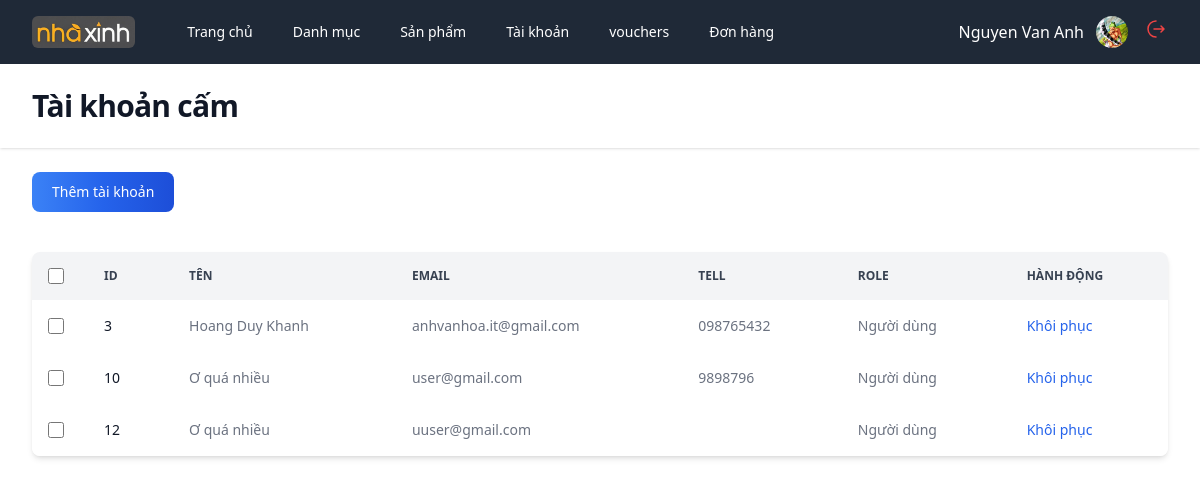
Page /admin?act=bin-accounts (signed in) on the committed database.
### tables this page shows
CREATE TABLE `users` (
  `id` int(10) NOT NULL,
  `email` varchar(200) NOT NULL,
  `tell` varchar(13) NOT NULL,
  `full_name` varchar(200) NOT NULL,
  `password` varchar(200) NOT NULL,
  `address` varchar(200) NOT NULL,
  `birthday` varchar(50) NOT NULL,
  `avatar` varchar(200) NOT NULL,
  `role` int(10) NOT NULL DEFAULT 0,
  `is_deleted` tinyint(1) NOT NULL DEFAULT 0
);

### core.php (called while the page is built, shortened)
<?php
include('utils.php');
function viewAdmin($view, $values = [])
{
    return include("../views/admin/$view.php");
}
class Req
{
    public function __construct(
        Categories $categoriesService,
        Products $productsService,
        Users $usersService,
        Vouchers $vouchersService,
        CartsDetail $cartsService,
        Bills $billsService,
        ProductsBill $productsBillService,
        ProductDetail $productsDetailService,
        Images $imagesService,
        Reviews $reviewsService,
    ) {
        $this->usersService = $usersService;
    }
}

### controllers/admin/AccountsController.php (called while the page is built, shortened)
<?php
function controller_bin_account(Req $req)
{
    $idUser = $_SESSION['user']['id'];
    $user = $req->usersService->findOne($idUser);
    $accounts = $req->usersService->getAccountsByRole($user['role'], true);
    return viewAdmin('store/accounts', ['accounts' => $accounts]);
}

### admin/index.php (called while the page is built, shortened)
<?php
function bootstrap()
{
    include("./routes.php");
    include("../database/service.php");
    include("../models/categories.php");
    include("../models/products.php");
    include("../models/users.php");
    include("../models/vouchers.php");
    include("../models/cartsDetail.php");
    include("../models/bills.php");
    include("../models/productsBill.php");
    include("../models/productsDetail.php");
    include("../models/images.php");
    include("../models/reviews.php");
    $role = $_SESSION["user"]["role"];
    $req = new Req(
        $categories,
        $products,
        $users,
        $vouchers,
        $cartsDetail,
        $bills,
        $productsBill,
        $productsDetail,
        $images,
        $reviews,
    );
    if (!isset($_GET['act'])) $act = check_path('');
    else $act = check_path($_GET['act']);
    foreach ($routes as $route) {
        if ($act == $route['path'] && $role >= 1 && $role <= 2) {
            return $route['view']($req);
        }
    }
}
bootstrap();

### database/service.php (called while the page is built, shortened)
<?php
include("database.php");
class ServicePdo
{
    protected $pdo;
    protected $dbName;
    public function __construct($nameDB)
    {
        $this->dbName = $nameDB;
        $this->pdo = connect();
    }
    public function findOne($id)
    {
        try {
            $dbName = $this->dbName;
            $sql = "SELECT * FROM $dbName WHERE ID = $id";
            return $this->pdo->query($sql)->fetch();
        } catch (\Throwable $th) {
            return $th;
        }
    }
}

### database/database.php (called while the page is built)
<?php
function connect()
{
    try {
        $connect =  new PDO("mysql:host=localhost; dbname=project", "root", "");
        $connect->setAttribute(PDO::ATTR_ERRMODE, PDO::ERRMODE_EXCEPTION);
        return $connect;
    } catch (PDOException $e) {
        echo $e->getMessage();
        throw $e;
    }
}

### models/users.php (called while the page is built, shortened)
<?php
class Users extends ServicePdo
{
    public function getAccountsByRole($role = 1, $isDeleted = false)
    {
        $dbName = $this->dbName;
        if ($role == 1)
            $sql = "SELECT * FROM $dbName WHERE ROLE = 0";
        return $this->pdo->query($sql)->fetchAll();
    }
}

### utils.php (called while the page is built, shortened)
<?php
function getRole($role = 0)
{
    switch ($role) {
        default:
            return 'Người dùng';
    }
}

### views/admin/store/accounts.php (the view, shortened to what this page needs)
<!DOCTYPE html>
<html lang="en">
<head>
    <script src="https://cdn.tailwindcss.com"></script>
</head>
<body>
    <div class="min-h-full">
        <?php include(dirname(__FILE__) . "/../partials/header.php") ?>
        <header class="bg-white shadow">
            <div class="mx-auto max-w-7xl px-4 py-6 sm:px-6 lg:px-8">
                <h1 class="text-3xl font-bold tracking-tight text-gray-900">Tài khoản cấm</h1>
            </div>
        </header>
        <div class="mx-auto max-w-7xl py-6 sm:px-6 lg:px-8">
            <div class="flex mb-4">
                <a href="/admin?act=accounts" class="text-white bg-gradient-to-r from-blue-500 via-blue-600 to-blue-700 hover:bg-gradient-to-br focus:ring-4 focus:outline-none focus:ring-blue-300 font-medium rounded-lg text-sm px-5 py-2.5 text-center me-2 mb-2">Thêm tài khoản</a>
            </div>
            <main>
                <form action="?act=delete-account" method="POST">
                    <div class="relative overflow-x-auto shadow-md sm:rounded-lg">
                        <table class="w-full text-sm text-left rtl:text-right text-gray-500">
                            <thead class="text-xs text-gray-700 uppercase bg-gray-100">
                                <tr>
                                    <th scope="col" class="p-4">
                                        <div class="flex items-center">
                                            <input id="checkbox-all-search" type="checkbox" class="w-4 h-4 text-blue-600 bg-gray-100 rounded focus:ring-blue-500  ring-offset-gray-800 focus:ring-offset-gray-800 focus:ring-2  border-gray-600">
                                        </div>
                                    </th>
                                    <th scope="col" class="px-6 py-3">
                                        Id
                                    </th>
                                    <th scope="col" class="px-6 py-3">
                                        Tên
                                    </th>
                                    <th scope="col" class="px-6 py-3">
                                        Email
                                    </th>
                                    <th scope="col" class="px-6 py-3">
                                        Tell
                                    </th>
                                    <th scope="col" class="px-6 py-3">
                                        Role
                                    </th>
                                    <th scope="col" class="px-6 py-3">
                                        Hành động
                                    </th>
                                </tr>
                            </thead>
                            <tbody>
                                <?php
                                foreach ($accounts as $account) {
                                    extract($account);
                                ?>
                                    <tr class="bg-white hover:bg-gray-50 ">
                                        <td class="w-4 p-4">
                                            <div class="flex items-center">
                                                <input value="<?= $id ?>" name="user-id[]" id="checkbox-<?= $id ?>" type="checkbox" class="w-4 h-4 text-blue-600 bg-gray-100 rounded focus:ring-blue-500  ring-offset-gray-800 focus:ring-offset-gray-800 focus:ring-2  border-gray-600">
                                            </div>
                                        </td>
                                        <th scope="row" class="px-6 py-4 font-medium text-gray-900 whitespace-nowrap">
                                            <?= $role != 2 ? $id : 'Root' ?>
                                        </th>
                                        <td class="px-6 py-4">
                                            <?= $full_name ?>
                                        </td>
                                        <td class="px-6 py-4">
                                            <?= $email ?>
                                        </td>
                                        <td class="px-6 py-4">
                                            <?= $tell ?>
                                        </td>
                                        <td class="px-6 py-4">
                                            <?= getRole($role) ?>
                                        </td>
                                        <td class="flex items-center px-6 py-4">
                                            <a href="/admin?act=restore-account&id=<?= $id ?>" class="font-medium text-blue-600  hover:underline">Khôi phục</a>
                                        </td>
                                    </tr>
                                <?php
                                }
                                ?>
                            </tbody>
                        </table>
                    </div>
                </form>
        </div>
    </div>
</body>
</html>

### rows in the picture
users: id "3", full_name "Hoang Duy Khanh", email "anhvanhoa.it@gmail.com", tell "098765432", role "Người dùng"
users: id "10", full_name "Ơ quá nhiều", email "user@gmail.com", tell "9898796", role "Người dùng"
users: id "12", full_name "Ơ quá nhiều", email "uuser@gmail.com", role "Người dùng"

### other values in the picture
$name "Trang chủ"
$name "Danh mục"
$name "Sản phẩm"
$name "Tài khoản"
$name "vouchers"
$name "Đơn hàng"
$_SESSION['user']['full_name'] "Nguyen Van Anh"
